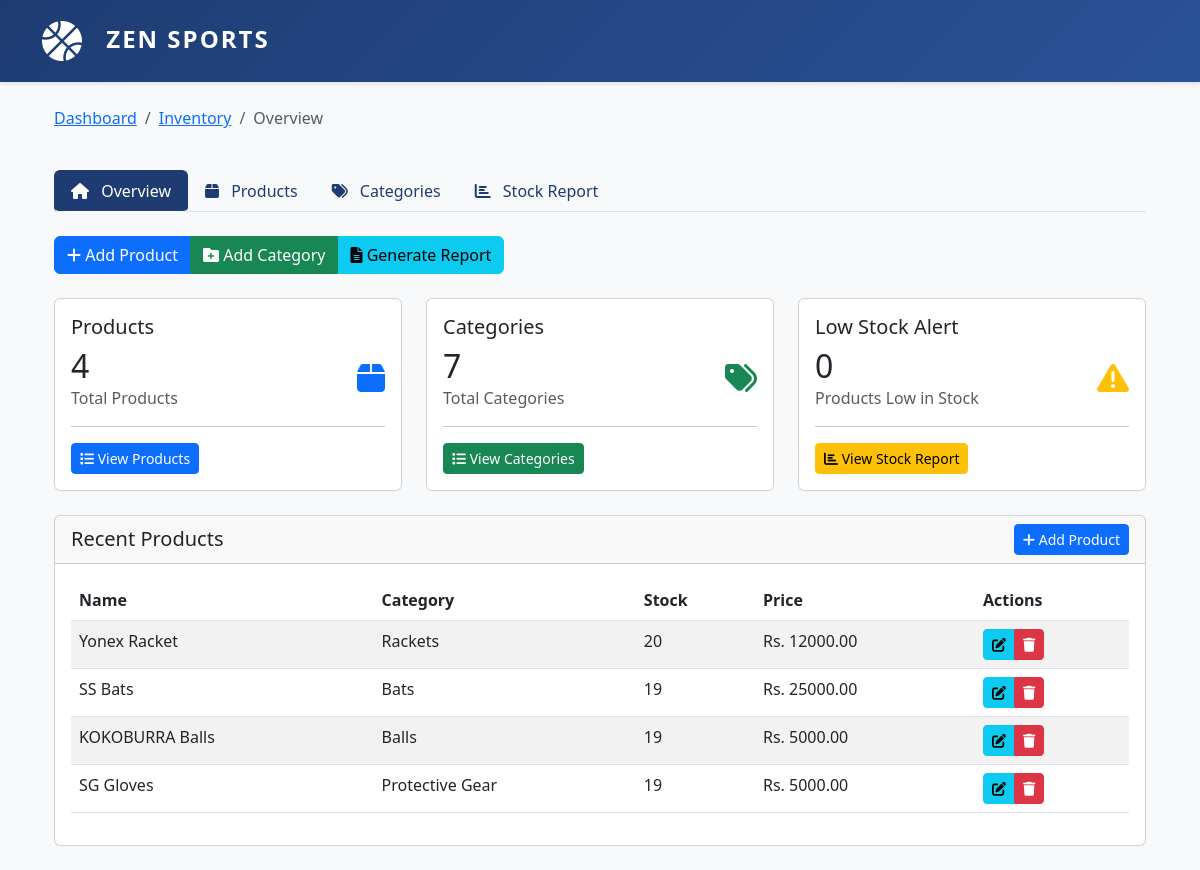
Screenshot of /inventory/ with the database file from the repository.
### inventory/models.py (models this page shows, shortened)
class Product(models.Model):
    name = models.CharField(max_length=200)
    category = models.ForeignKey(Category, on_delete=models.SET_NULL, null=True)
    sku = models.CharField(max_length=50, unique=True)
    description = models.TextField(blank=True)
    price = models.DecimalField(max_digits=10, decimal_places=2, validators=[MinValueValidator(0)])
    stock = models.IntegerField(default=0, validators=[MinValueValidator(0)])
    reorder_level = models.IntegerField(default=10, validators=[MinValueValidator(0)],
                                      help_text="Minimum stock level before reordering")
    image = models.ImageField(upload_to='products/', null=True, blank=True, default='products/default.png')
    created_at = models.DateTimeField(auto_now_add=True)
    updated_at = models.DateTimeField(auto_now=True)
    class Meta:
        ordering = ['name']

class Category(models.Model):
    name = models.CharField(max_length=100, unique=True)
    description = models.TextField(blank=True)
    created_at = models.DateTimeField(auto_now_add=True)
    updated_at = models.DateTimeField(auto_now=True)
    class Meta:
        verbose_name_plural = "Categories"
        ordering = ['name']

### inventory/views.py (the view)
# urls.py: path('', views.index, name='index'),
def index(request):
    context = {
        'total_products': Product.objects.count(),
        'total_categories': Category.objects.count(),
        'recent_products': Product.objects.select_related('category').order_by('-created_at')[:5],
        'low_stock_products': Product.objects.select_related('category').filter(
            stock__lte=F('reorder_level')
        ),
        'low_stock_count': Product.objects.filter(
            stock__lte=F('reorder_level')
        ).count(),
    }
    return render(request, 'inventory/index.html', context)

### templates/inventory/index.html (shortened to what this page needs)
{% extends 'inventory/base_inventory.html' %}
{% block breadcrumb %}
<li class="breadcrumb-item active">Overview</li>
{% endblock %}
{% block inventory_content %}
<div class="row">
    <div class="col-md-4 mb-4">
        <div class="card h-100">
            <div class="card-body">
                <h5 class="card-title">Products</h5>
                <div class="d-flex justify-content-between align-items-center">
                    <div>
                        <h2 class="mb-0">{{ total_products }}</h2>
                        <p class="text-muted mb-0">Total Products</p>
                    </div>
                    <div class="text-primary">
                        <i class="fas fa-box fa-2x"></i>
                    </div>
                </div>
                <hr>
                <a href="{% url 'inventory:product_list' %}" class="btn btn-primary btn-sm">
                    <i class="fas fa-list"></i> View Products
                </a>
            </div>
        </div>
    </div>
    <div class="col-md-4 mb-4">
        <div class="card h-100">
            <div class="card-body">
                <h5 class="card-title">Categories</h5>
                <div class="d-flex justify-content-between align-items-center">
                    <div>
                        <h2 class="mb-0">{{ total_categories }}</h2>
                        <p class="text-muted mb-0">Total Categories</p>
                    </div>
                    <div class="text-success">
                        <i class="fas fa-tags fa-2x"></i>
                    </div>
                </div>
                <hr>
                <a href="{% url 'inventory:category_list' %}" class="btn btn-success btn-sm">
                    <i class="fas fa-list"></i> View Categories
                </a>
            </div>
        </div>
    </div>
    <div class="col-md-4 mb-4">
        <div class="card h-100">
            <div class="card-body">
                <h5 class="card-title">Low Stock Alert</h5>
                <div class="d-flex justify-content-between align-items-center">
                    <div>
                        <h2 class="mb-0">{{ low_stock_count }}</h2>
                        <p class="text-muted mb-0">Products Low in Stock</p>
                    </div>
                    <div class="text-warning">
                        <i class="fas fa-exclamation-triangle fa-2x"></i>
                    </div>
                </div>
                <hr>
                <a href="{% url 'inventory:stock_report' %}" class="btn btn-warning btn-sm">
                    <i class="fas fa-chart-bar"></i> View Stock Report
                </a>
            </div>
        </div>
    </div>
</div>
<div class="card mb-4">
    <div class="card-header d-flex justify-content-between align-items-center">
        <h5 class="mb-0">Recent Products</h5>
        <a href="{% url 'inventory:add_product' %}" class="btn btn-primary btn-sm">
            <i class="fas fa-plus"></i> Add Product
        </a>
    </div>
    <div class="card-body">
        <div class="table-responsive">
            <table class="table table-striped">
                <thead>
                    <tr>
                        <th>Name</th>
                        <th>Category</th>
                        <th>Stock</th>
                        <th>Price</th>
                        <th>Actions</th>
                    </tr>
                </thead>
                <tbody>
                    {% for product in recent_products %}
                    <tr>
                        <td>{{ product.name }}</td>
                        <td>{{ product.category.name }}</td>
                        <td>
                            {% if product.stock <= product.reorder_level %}
                            <span class="badge bg-warning">Low Stock ({{ product.stock }})</span>
                            {% else %}
                            {{ product.stock }}
                            {% endif %}
                        </td>
                        <td>Rs. {{ product.price }}</td>
                        <td>
                            <div class="btn-group" role="group">
                                <a href="{% url 'inventory:edit_product' product.id %}" class="btn btn-sm btn-info">
                                    <i class="fas fa-edit"></i>
                                </a>
                                <button type="button" class="btn btn-sm btn-danger" onclick="confirmDelete('{{ product.id }}')">
                                    <i class="fas fa-trash"></i>
                                </button>
                            </div>
                        </td>
                    </tr>
                    {% empty %}
                    <tr>
                        <td colspan="5" class="text-center">No products available</td>
                    </tr>
                    {% endfor %}
                </tbody>
            </table>
        </div>
    </div>
</div>
{% endblock %}

### templates/base.html (style rules this page uses)
:root { --primary-color: #1e3c72; --secondary-color: #2a5298; }
body { background-color: #f8f9fa; }

### rows the page displays
Product: name "Yonex Racket", category.name "Rackets", stock "20", price "12000.00"
Product: name "SS Bats", category.name "Bats", stock "19", price "25000.00"
Product: name "KOKOBURRA Balls", category.name "Balls", stock "19", price "5000.00"
Product: name "SG Gloves", category.name "Protective Gear", stock "19", price "5000.00"

### other values shown
{{ total_products }} "4"
{{ total_categories }} "7"
{{ low_stock_count }} "0"
